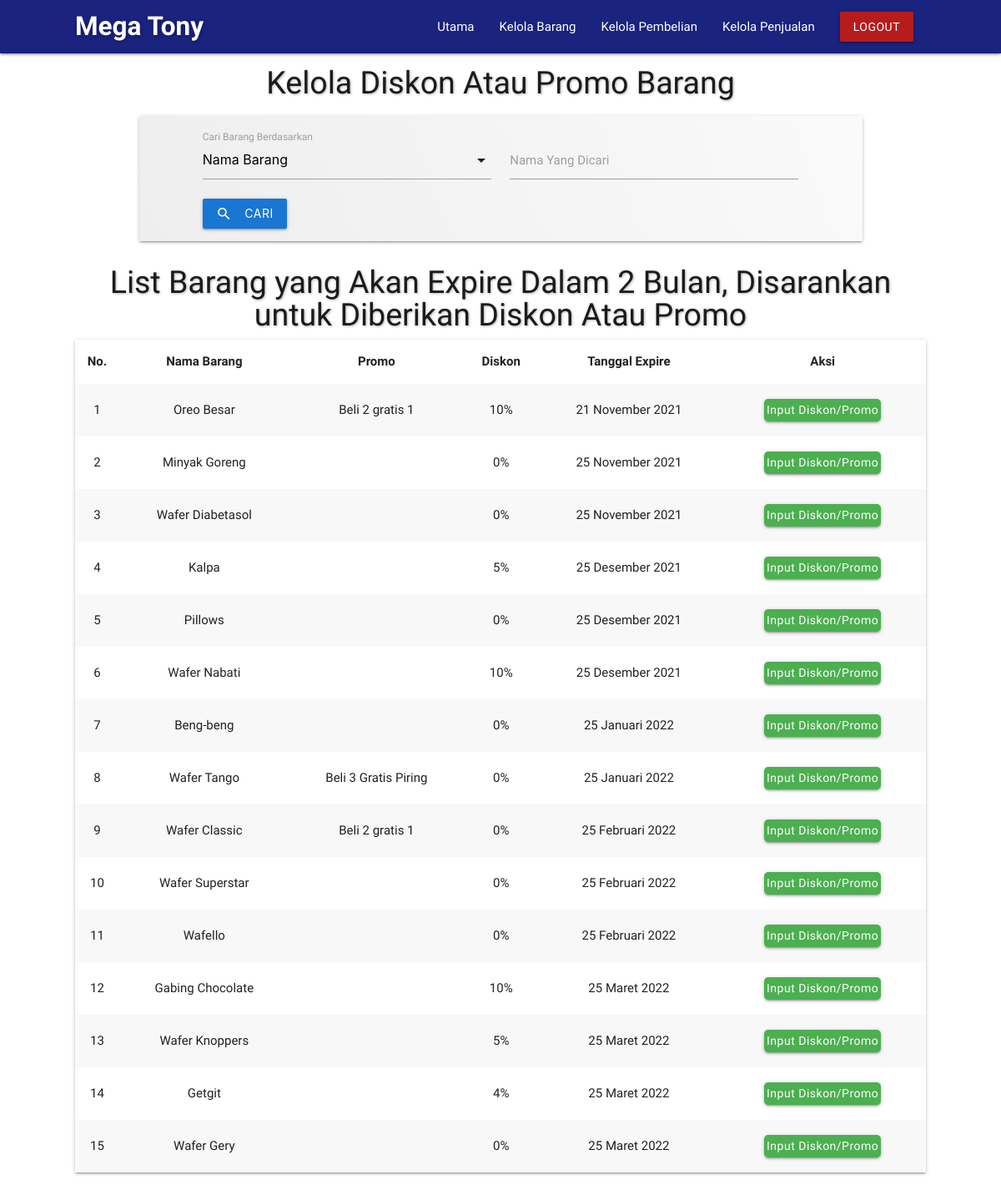
/admin/saran-diskon.php (signed in), run on an earlier commit of the app's database.
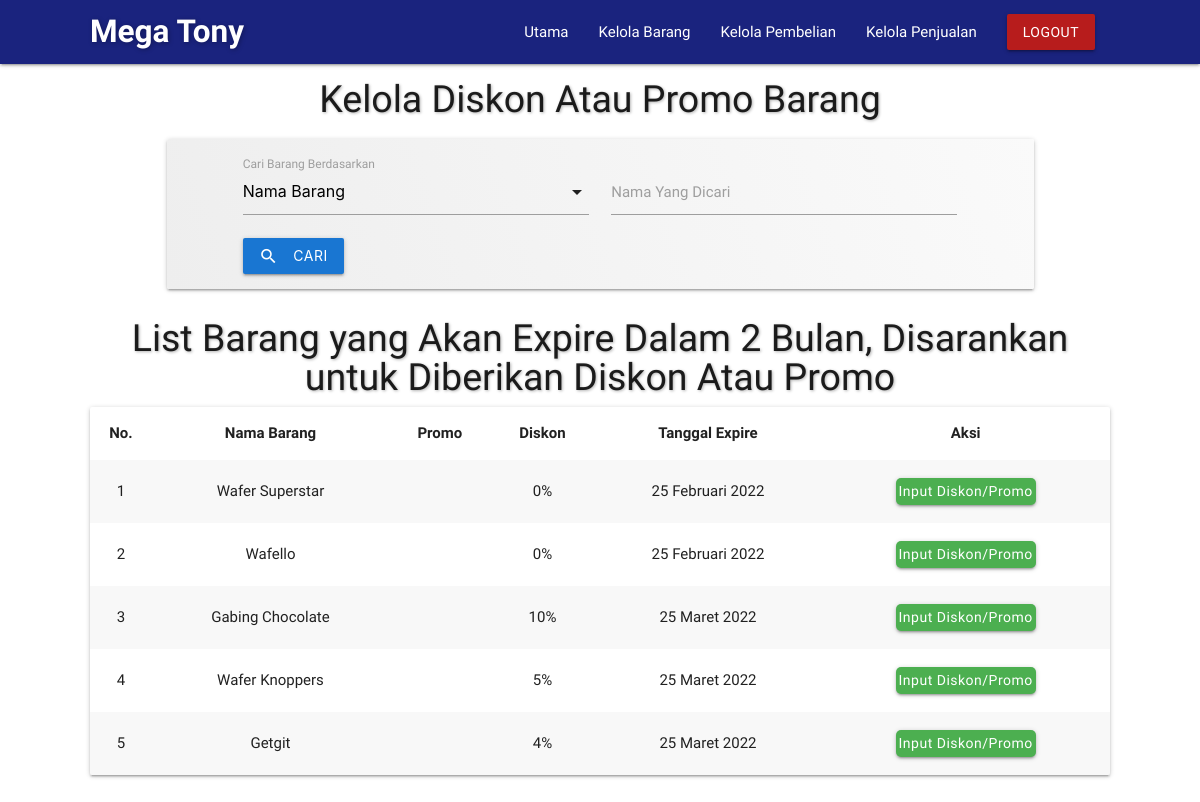
And on a later commit of the database.
### tables this page shows
CREATE TABLE IF NOT EXISTS `list_barang` (
  `id_barang` int(11) NOT NULL AUTO_INCREMENT,
  `nama_barang` text DEFAULT NULL,
  `harga` double DEFAULT NULL,
  `stok` int(11) DEFAULT NULL,
  `promo` text DEFAULT NULL,
  `diskon` int(11) DEFAULT NULL,
  `satuan` varchar(50) DEFAULT NULL,
  `unit` int(11) DEFAULT NULL,
  `tgl_expire` date DEFAULT NULL,
  `foto` text DEFAULT NULL,
  PRIMARY KEY (`id_barang`)
);

### admin/asset/datetime/datetimeFormat.php (called while the page is built, shortened)
<?php
class datetimeFormat {
    public static function TanggalIndo($date){
          $BulanIndo = array(
                            "Januari",
                            "Februari",
                            "Maret",
                            "April",
                            "Mei",
                            "Juni",
                            "Juli",
                            "Agustus",
                            "September",
                            "Oktober",
                            "November",
                            "Desember"
                            );
          $tahun = substr($date, 0, 4);
          $bulan = substr($date, 5, 2);
          $tgl   = substr($date, 8, 2);
          $result = $tgl . " " . $BulanIndo[(int)$bulan-1] . " ". $tahun;
          return($result);
    }
}
?>

### admin/saran-diskon.php (the view, shortened to what this page needs)
<?php
	include('template/header.php');
	include('asset/datetime/datetimeFormat.php');
?>
<?php
	$qry = "SELECT
						*
					FROM list_barang
					WHERE tgl_expire <= CURDATE() + INTERVAL 2 MONTH";
	$orderby = "tgl_expire";
  $sel_qry = mysqli_query($mysqli, $qry);
  $jum_data = mysqli_num_rows($sel_qry);
?>
	<section id="saran-diskon">
		<div class="container">
			<h5 class="title">Kelola Diskon Atau Promo Barang</h5>
			<?php
			 if ($jum_data == 0) {
			?>
				<h5 class="center-align title-form red-text text-darken-1">Belum Ada Saran yang Cocok untuk Diberikan</h5>
			<?php } else { ?>
      <div class="container pencarian-barang">
        <div class="card">
          <?php include('../paginasi/pencarian.php'); ?>
        </div>
      </div>
			<div class="list">
			<h5 class="title">List Barang yang Akan Expire Dalam 2 Bulan, Disarankan untuk Diberikan Diskon Atau Promo</h5>
				<div class="card-panel">
					<table class="striped centered responsive-table">
		        <thead>
		          <tr>
	          		<th>No.</th>
	              <th>Nama Barang</th>
	              <th>Promo</th>
	              <th>Diskon</th>
	              <th>Tanggal Expire</th>
	              <th>Aksi</th>
		          </tr>
		        </thead>
		        <tbody>
		        <?php
		        	$no = 1;
							$kolomCari=(isset($_GET['Kolom']))? $_GET['Kolom'] : "";
							$kolomKataKunci=(isset($_GET['KataKunci']))? $_GET['KataKunci'] : "";
							if($kolomCari=="" && $kolomKataKunci==""){
							  $dt = mysqli_query($mysqli, "$qry ORDER BY $orderby ASC");
							}else{
							  $dt = mysqli_query($mysqli, "$qry AND $kolomCari LIKE '%$kolomKataKunci%' ORDER BY $orderby ASC");
							}
							while($data = mysqli_fetch_array($dt)) {
						?>
		          <tr>
		          	<td><?php echo $no; ?></td>
		            <td><?php echo $data['nama_barang']; ?></td>
		            <td><?php echo $data['promo']; ?></td>
		            <td><?php echo $data['diskon']; ?>%</td>
		            <td><?php echo datetimeFormat::TanggalIndo($data['tgl_expire']); ?></td>
		            <td><a class="waves-effect waves-light btn modal-trigger green" href="#input-dispro<?php echo $data['id_barang']; ?>">Input Diskon/Promo</a></td>
		          </tr>
		        <?php $no++; } ?>
		        </tbody>
		      </table>
				</div>
			</div>
			<?php } ?>
		</div>
	</section>
<?php include('template/footer.php'); ?>

What changed in the data, as far as the page shows it:
no longer on this page (row edited): list_barang: nama_barang "Oreo Besar", promo "Beli 2 gratis 1", diskon "10", tgl_expire "21 November 2021"
no longer on this page (row edited): list_barang: nama_barang "Minyak Goreng", diskon "0", tgl_expire "25 November 2021"
no longer on this page (row edited): list_barang: nama_barang "Wafer Diabetasol", diskon "0", tgl_expire "25 November 2021"
no longer on this page (row edited): list_barang: nama_barang "Kalpa", diskon "5", tgl_expire "25 Desember 2021"
no longer on this page (row edited): list_barang: nama_barang "Pillows", diskon "0", tgl_expire "25 Desember 2021"
no longer on this page (row edited): list_barang: nama_barang "Wafer Nabati", diskon "10", tgl_expire "25 Desember 2021"
no longer on this page (row edited): list_barang: nama_barang "Beng-beng", diskon "0", tgl_expire "25 Januari 2022"
no longer on this page (row edited): list_barang: nama_barang "Wafer Tango", promo "Beli 3 Gratis Piring", diskon "0", tgl_expire "25 Januari 2022"
no longer on this page (row edited): list_barang: nama_barang "Wafer Classic", promo "Beli 2 gratis 1", diskon "0", tgl_expire "25 Februari 2022"
no longer on this page (row edited): list_barang: nama_barang "Wafer Gery", diskon "0", tgl_expire "25 Maret 2022"
